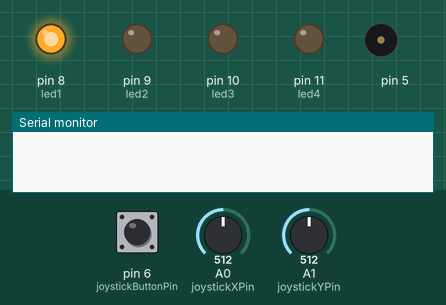
Recording of a sketch running on a simulated Arduino Uno, built with avr-gcc and run on an emulated ATmega328P. Shown: output pins drawn as LEDs (lit = HIGH), buzzer (waves = sounding), the last lines printed to the serial monitor. Inputs (shaded band) come from the test bench; at power-on: A0 (joystickXPin) = 512, pin 6 (joystickButtonPin) HIGH, A1 (joystickYPin) = 512.

Above: at 1.2 s.
1.3 s: A0 (joystickXPin) set to 886
2.8 s: A0 (joystickXPin) set to 916
At 4.7 s:
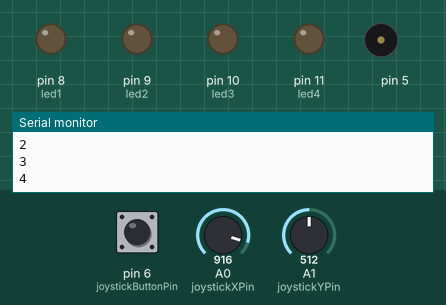
5.8 s: A0 (joystickXPin) set to 106
7.3 s: A0 (joystickXPin) set to 92
At 7.5 s:
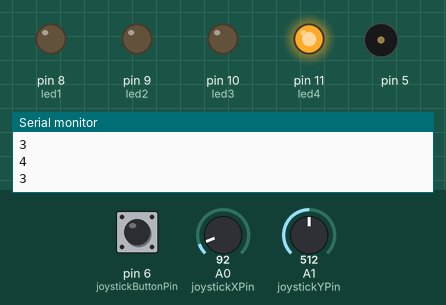
10.3 s: A0 (joystickXPin) set to 910
At 10.63 s:
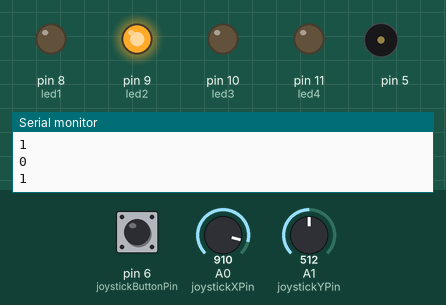
13.3 s: A0 (joystickXPin) set to 90
At 13.83 s:
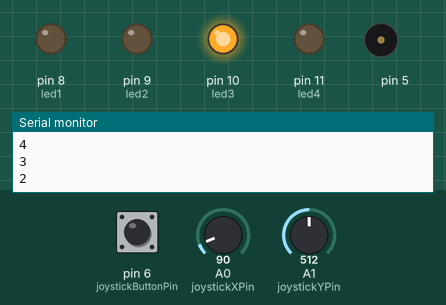
Timing chart, 0 to 16.3 s (numbered marks = the images above; inputs shaded):
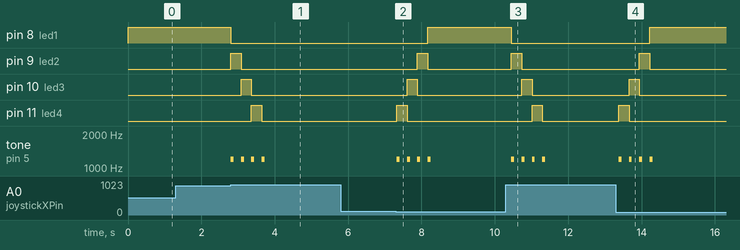

The sketch:

main.ino
```cpp
// Declerations
const int joystickXPin = A0;
const int joystickYPin = A1;
const int joystickButtonPin = 6;

const int led1 = 8;
const int led2 = 9;
const int led3 = 10;
const int led4 = 11 ;

int index = 0;
int pattern[4];
int patternIndex = 0;

int correctPattern[4] = {3, 0, 1, 2};

bool match = false;
bool sound_played = false;

int compareArrays(int array1[], int array2[], int length) {
  for (int i = 0; i < length; i++) {
    if (array1[i] != array2[i]) {
      return 0; // Arrays are different
    }
  }
  return 1; // Arrays are the same
}

void playMoveSound() {
  tone(5, 1200);
  delay(80);
  noTone(5);
}

void playCorrectSound() {
  int notes[] = {262, 330, 392, 523};
  for (int i = 0; i < 4; i++) {
    tone(5, notes[i]);
    delay(100);
  }
  noTone(5);
}

void setup() {
  Serial.begin(9600);

  pinMode(joystickButtonPin, INPUT_PULLUP);

  pinMode(led1,OUTPUT);
  pinMode(led2,OUTPUT);
  pinMode(led3,OUTPUT);
  pinMode(led4,OUTPUT);

  pinMode(5, OUTPUT);

  digitalWrite(led1, HIGH);

}

void loop() {

  if (match == true){
    digitalWrite(led1, HIGH);
    digitalWrite(led2, HIGH);
    digitalWrite(led3, HIGH);
    digitalWrite(led4, HIGH);

    delay (200);

    digitalWrite(led1, LOW);
    digitalWrite(led2, LOW);
    digitalWrite(led3, LOW);
    digitalWrite(led4, LOW);

    playCorrectSound();
  }

  else {
  int xValue = analogRead(joystickXPin);
  int yValue = analogRead(joystickYPin);
  int buttonState = digitalRead(joystickButtonPin);


    if (xValue < 100){
      if (index != 0) {
        digitalWrite((8+index), LOW);
        index--;
        digitalWrite((8+index), HIGH);
        Serial.println(index);
        playMoveSound();
      }
  } else if (xValue > 900) {
      if (index < 4) {
        digitalWrite((8+index), LOW);
        index++;
        digitalWrite((8+index), HIGH);
        Serial.println(index);
        playMoveSound();
      }
  }

    if (buttonState == LOW) {
    if (patternIndex < 4) {
      pattern[patternIndex] = index;
      patternIndex++;
      playMoveSound();
    }
  }

  if (index == 2){
    if (compareArrays(pattern, correctPattern, 4) == 1) {
      match = true;

  }
  }

  }
  delay(200);

}
```

Measured:
- the behaviour switches between 900 and 901 on A0 (joystickXPin) (found by bisection; images 0 and 1)
- the behaviour switches between 100 and 99 on A0 (joystickXPin) (found by bisection; images 1 and 2)
- after the input at 1.3 s, every drawn part: stays the same
- after the input at 2.8 s, pin 8 (led1): HIGH → LOW at once; pin 9 (led2): LOW → HIGH at once, → LOW 0.28 s later; pin 10 (led3): LOW → HIGH after 0.28 s, → LOW 0.28 s later; pin 11 (led4): LOW → HIGH after 0.56 s, → LOW 0.28 s later; tone on pin 5: alternates 1200 Hz for 0.08 s and silent for 0.20 s, 8 changes in all, then stays silent, starting at once
- after the input at 5.8 s, every drawn part: stays the same
- after the input at 7.3 s, pin 8 (led1): LOW → HIGH after 0.87 s; pin 9 (led2): LOW → HIGH after 0.59 s, → LOW 0.28 s later
- after the input at 10.3 s, pin 8 (led1): HIGH → LOW after 0.15 s; pin 9 (led2): LOW → HIGH after 0.15 s, → LOW 0.28 s later
- after the input at 13.3 s, pin 8 (led1): LOW → HIGH after 0.92 s; pin 9 (led2): LOW → HIGH after 0.64 s, → LOW 0.28 s later
